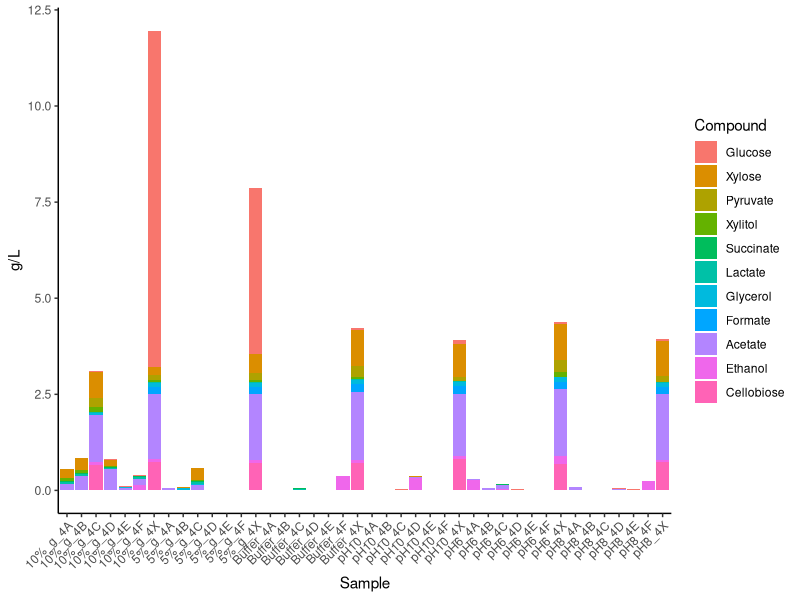
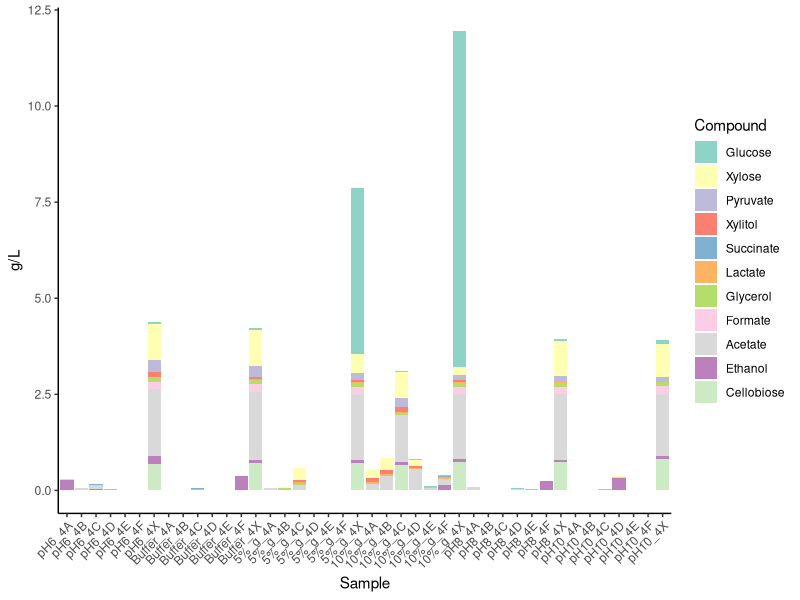
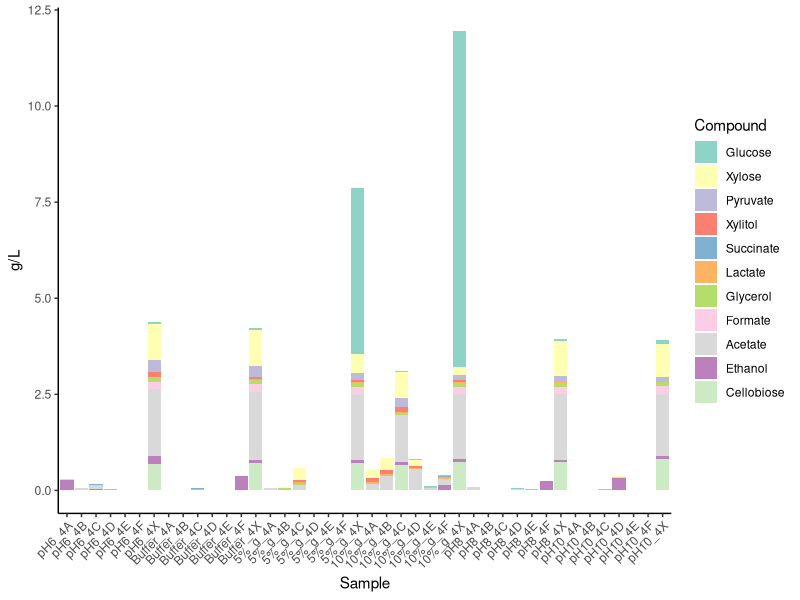
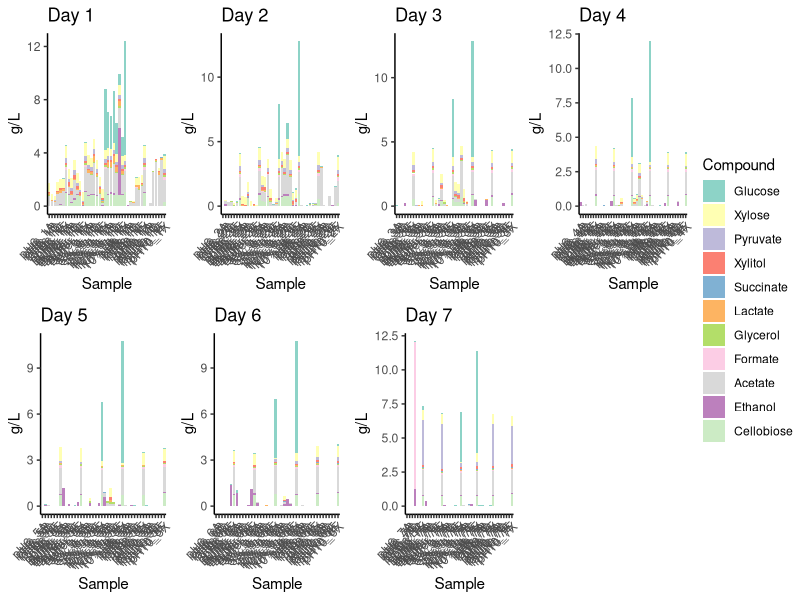
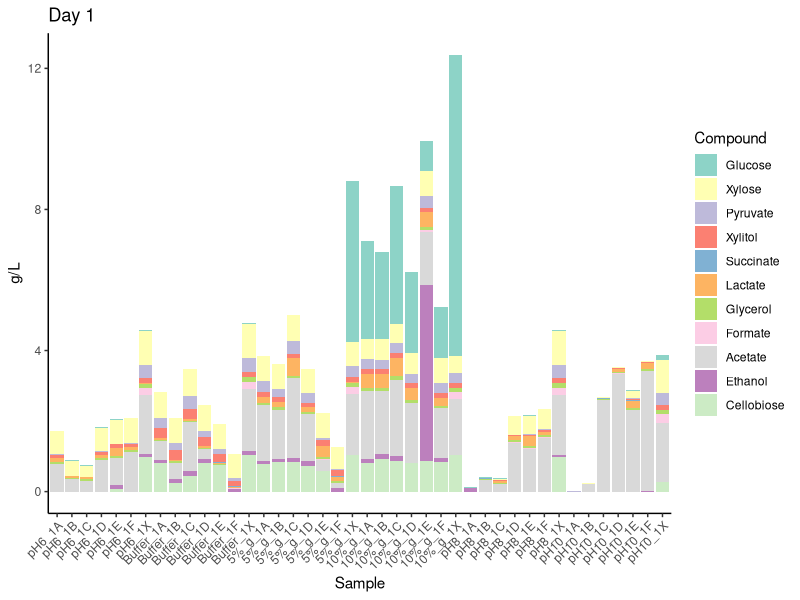
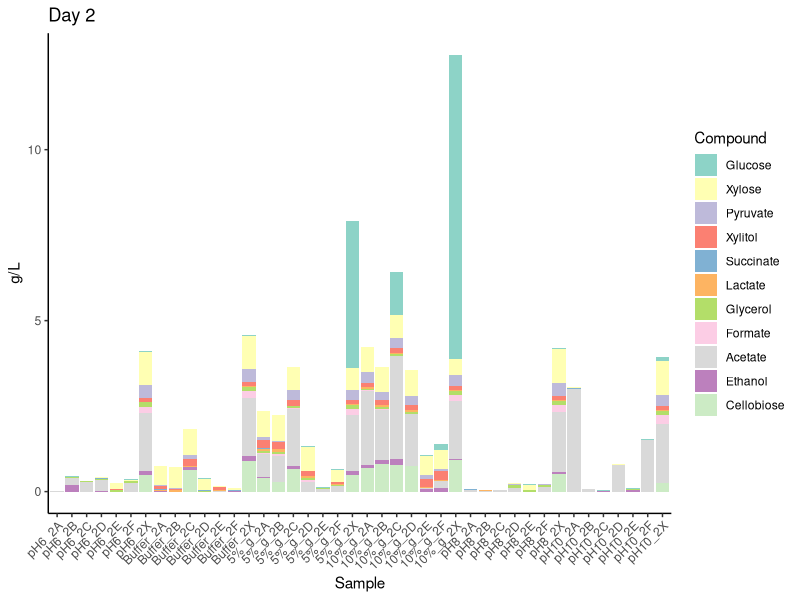
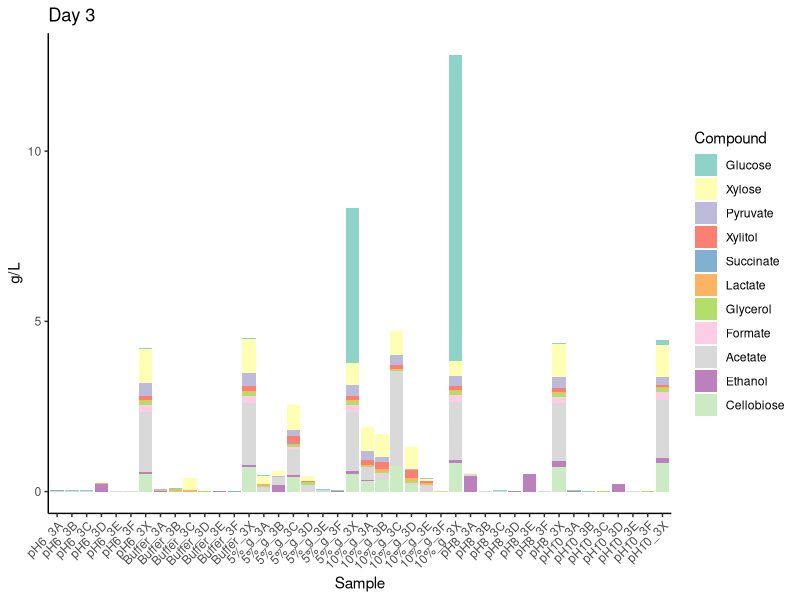
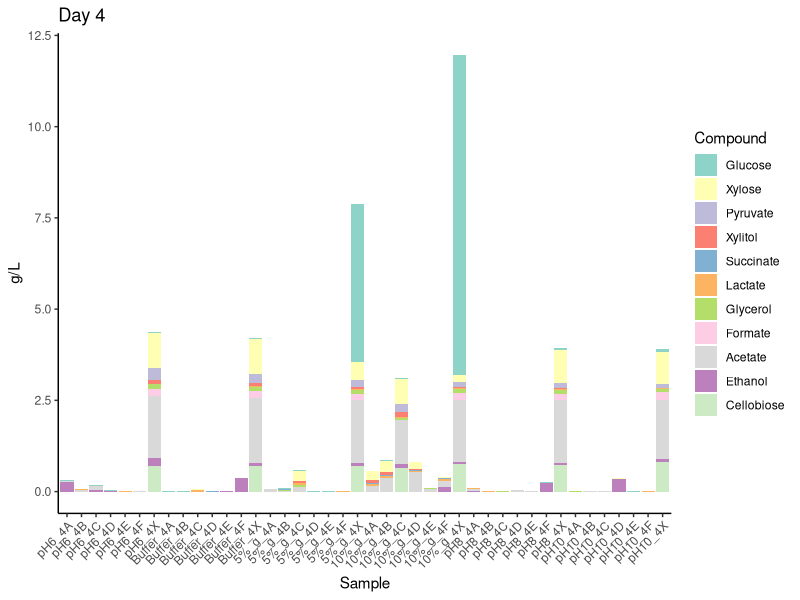

These figures' R source, in order:
## ---- chunk 1
knitr::opts_chunk$set(echo = TRUE)
## ---- chunk 2
#Donny Hoang
#3.26.2020
#Graphing HPLC data

## if the packages are not installed, use these commands to install them
#install.packages('ggplot2')
#install.packages('reshape2')
#install.packages('ggpubr')
#install.packages('RColorBrewer')

library(ggplot2)
library(reshape2)
library(ggpubr)
library(RColorBrewer)


data<-read.csv("HPLC_CR.csv",header=TRUE)
## ---- chunk 3
head(data)
str(data)
## ---- chunk 4
data<-melt(data,id=c("Sample","Treatment","Replicate","Day"))
head(data) # quickly check that it worked
str(data)
## ---- chunk 5
day4 <- subset(data, data$Day=="4") #subset the data

p4 <-ggplot()+ #initialize the graph
           geom_bar(data=day4, aes(y=value,x=Sample,fill=variable),stat="identity") + #specify that we want a bar graph
           theme_classic() + #make it pretty
           theme(axis.text.x=element_text(angle=45, hjust=1)) + #rotate the x-axis labels so we can read it
           ylab("g/L") +  #add a descriptive y-axis label
           labs(fill='Compound') #change the legend title
p4

## ---- chunk 6
colorCount <-length(unique(data$variable)) #count how many different colors we will need
getPalette = colorRampPalette(brewer.pal(11, "Set3")) #a function for getting our palette.
## ---- chunk 7
data$Sample <- factor(data$Sample, levels = unique(data$Sample)) # Tell R what order my samples go in
## ---- chunk 8
day4 <- subset(data, data$Day=="4") #subset the data. Our previous day4 object has not been ordered.

p4 <-ggplot()+ #initialize the graph
           geom_bar(data=day4, aes(y=value,x=Sample,fill=variable),stat="identity") + #specify that we want a bar graph
           theme_classic() + #make it pretty
           theme(axis.text.x=element_text(angle=45, hjust=1)) + #rotate the x-axis labels so we can read it
           ylab("g/L") +  #add a descriptive y-axis label
           labs(fill='Compound') + #change the legend title
           scale_fill_manual(values=getPalette(colorCount)) #add our specified color palette
p4
## ---- chunk 9
myplotmaker<- function(...){
  return(... %>%
           ggplot()+
           geom_bar(aes(y=value,x=Sample,fill=variable),stat="identity") +
           theme_classic() +
           theme(axis.text.x=element_text(angle=45, hjust=1)) +
           ylab("g/L") +
           labs(fill='Compound') +
           scale_fill_manual(values=getPalette(colorCount)))}
## ---- chunk 10
p4 <- myplotmaker(day4)
p4
## ---- chunk 11
day1 <- subset(data, data$Day=="1")
p1<- myplotmaker(day1) +ggtitle("Day 1")
day2 <- subset(data, data$Day=="2")
p2<- myplotmaker(day2) +ggtitle("Day 2")
day3 <- subset(data, data$Day=="3")
p3<- myplotmaker(day3) +ggtitle("Day 3")
day4 <- subset(data, data$Day=="4")
p4<- myplotmaker(day4) +ggtitle("Day 4")
day5 <- subset(data, data$Day=="5")
p5<- myplotmaker(day5) +ggtitle("Day 5")
day6 <- subset(data, data$Day=="6")
p6<- myplotmaker(day6) +ggtitle("Day 6")
day7 <- subset(data, data$Day=="7")
p7<- myplotmaker(day7) +ggtitle("Day 7")

## ---- chunk 12
ggarrange(p1, p2, p3, p4, p5, p6, p7, #add all the graphs we want
          ncol=4, nrow=2, # specify the number of columns and rows
          legend="right", # move the legend to the bottom
          common.legend=TRUE) # these graphs all have the same legend, so tell R that
## ---- chunk 13
p1
p2
p3
p4
p5
p6
p7
## ---- chunk 14

